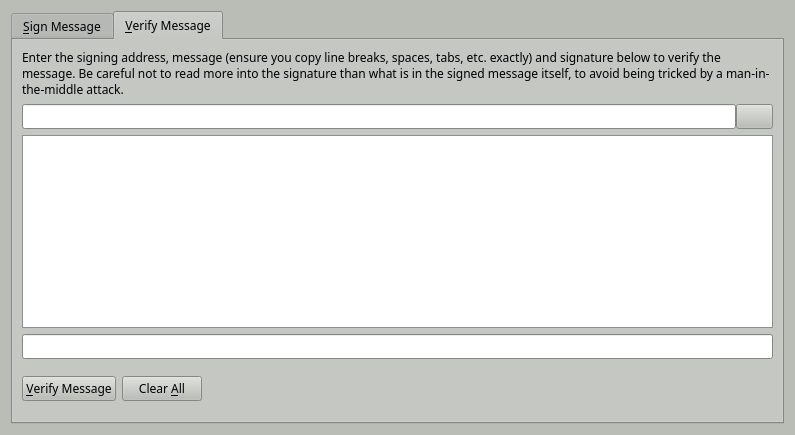
<?xml version="1.0" encoding="UTF-8"?>
<ui version="4.0">
 <class>SignVerifyMessageDialog</class>
 <widget class="QDialog" name="SignVerifyMessageDialog">
  <property name="geometry">
   <rect>
    <x>0</x>
    <y>0</y>
    <width>795</width>
    <height>435</height>
   </rect>
  </property>
  <property name="palette">
   <palette>
    <active>
     <colorrole role="WindowText">
      <brush brushstyle="SolidPattern">
       <color alpha="255">
        <red>0</red>
        <green>0</green>
        <blue>0</blue>
       </color>
      </brush>
     </colorrole>
     <colorrole role="Button">
      <brush brushstyle="SolidPattern">
       <color alpha="255">
        <red>186</red>
        <green>189</green>
        <blue>182</blue>
       </color>
      </brush>
     </colorrole>
     <colorrole role="Light">
      <brush brushstyle="SolidPattern">
       <color alpha="255">
        <red>255</red>
        <green>255</green>
        <blue>255</blue>
       </color>
      </brush>
     </colorrole>
     <colorrole role="Midlight">
      <brush brushstyle="SolidPattern">
       <color alpha="255">
        <red>220</red>
        <green>222</green>
        <blue>218</blue>
       </color>
      </brush>
     </colorrole>
     <colorrole role="Dark">
      <brush brushstyle="SolidPattern">
       <color alpha="255">
        <red>93</red>
        <green>94</green>
        <blue>91</blue>
       </color>
      </brush>
     </colorrole>
     <colorrole role="Mid">
      <brush brushstyle="SolidPattern">
       <color alpha="255">
        <red>124</red>
        <green>126</green>
        <blue>121</blue>
       </color>
      </brush>
     </colorrole>
     <colorrole role="Text">
      <brush brushstyle="SolidPattern">
       <color alpha="255">
        <red>0</red>
        <green>0</green>
        <blue>0</blue>
       </color>
      </brush>
     </colorrole>
     <colorrole role="BrightText">
      <brush brushstyle="SolidPattern">
       <color alpha="255">
        <red>255</red>
        <green>255</green>
        <blue>255</blue>
       </color>
      </brush>
     </colorrole>
     <colorrole role="ButtonText">
      <brush brushstyle="SolidPattern">
       <color alpha="255">
        <red>0</red>
        <green>0</green>
        <blue>0</blue>
       </color>
      </brush>
     </colorrole>
     <colorrole role="Base">
      <brush brushstyle="SolidPattern">
       <color alpha="255">
        <red>255</red>
        <green>255</green>
        <blue>255</blue>
       </color>
      </brush>
     </colorrole>
     <colorrole role="Window">
      <brush brushstyle="SolidPattern">
       <color alpha="255">
        <red>186</red>
        <green>189</green>
        <blue>182</blue>
       </color>
      </brush>
     </colorrole>
     <colorrole role="Shadow">
      <brush brushstyle="SolidPattern">
       <color alpha="255">
        <red>0</red>
        <green>0</green>
        <blue>0</blue>
       </color>
      </brush>
     </colorrole>
     <colorrole role="AlternateBase">
      <brush brushstyle="SolidPattern">
       <color alpha="255">
        <red>220</red>
        <green>222</green>
        <blue>218</blue>
       </color>
      </brush>
     </colorrole>
     <colorrole role="ToolTipBase">
      <brush brushstyle="SolidPattern">
       <color alpha="255">
        <red>255</red>
        <green>255</green>
        <blue>220</blue>
       </color>
      </brush>
     </colorrole>
     <colorrole role="ToolTipText">
      <brush brushstyle="SolidPattern">
       <color alpha="255">
        <red>0</red>
        <green>0</green>
        <blue>0</blue>
       </color>
      </brush>
     </colorrole>
    </active>
    <inactive>
     <colorrole role="WindowText">
      <brush brushstyle="SolidPattern">
       <color alpha="255">
        <red>0</red>
        <green>0</green>
        <blue>0</blue>
       </color>
      </brush>
     </colorrole>
     <colorrole role="Button">
      <brush brushstyle="SolidPattern">
       <color alpha="255">
        <red>186</red>
        <green>189</green>
        <blue>182</blue>
       </color>
      </brush>
     </colorrole>
     <colorrole role="Light">
      <brush brushstyle="SolidPattern">
       <color alpha="255">
        <red>255</red>
        <green>255</green>
        <blue>255</blue>
       </color>
      </brush>
     </colorrole>
     <colorrole role="Midlight">
      <brush brushstyle="SolidPattern">
       <color alpha="255">
        <red>220</red>
        <green>222</green>
        <blue>218</blue>
       </color>
      </brush>
     </colorrole>
     <colorrole role="Dark">
      <brush brushstyle="SolidPattern">
       <color alpha="255">
        <red>93</red>
        <green>94</green>
        <blue>91</blue>
       </color>
      </brush>
     </colorrole>
     <colorrole role="Mid">
      <brush brushstyle="SolidPattern">
       <color alpha="255">
        <red>124</red>
        <green>126</green>
        <blue>121</blue>
       </color>
      </brush>
     </colorrole>
     <colorrole role="Text">
      <brush brushstyle="SolidPattern">
       <color alpha="255">
        <red>0</red>
        <green>0</green>
        <blue>0</blue>
       </color>
      </brush>
     </colorrole>
     <colorrole role="BrightText">
      <brush brushstyle="SolidPattern">
       <color alpha="255">
        <red>255</red>
        <green>255</green>
        <blue>255</blue>
       </color>
      </brush>
     </colorrole>
     <colorrole role="ButtonText">
      <brush brushstyle="SolidPattern">
       <color alpha="255">
        <red>0</red>
        <green>0</green>
        <blue>0</blue>
       </color>
      </brush>
     </colorrole>
     <colorrole role="Base">
      <brush brushstyle="SolidPattern">
       <color alpha="255">
        <red>255</red>
        <green>255</green>
        <blue>255</blue>
       </color>
      </brush>
     </colorrole>
     <colorrole role="Window">
      <brush brushstyle="SolidPattern">
       <color alpha="255">
        <red>186</red>
        <green>189</green>
        <blue>182</blue>
       </color>
      </brush>
     </colorrole>
     <colorrole role="Shadow">
      <brush brushstyle="SolidPattern">
       <color alpha="255">
        <red>0</red>
        <green>0</green>
        <blue>0</blue>
       </color>
      </brush>
     </colorrole>
     <colorrole role="AlternateBase">
      <brush brushstyle="SolidPattern">
       <color alpha="255">
        <red>220</red>
        <green>222</green>
        <blue>218</blue>
       </color>
      </brush>
     </colorrole>
     <colorrole role="ToolTipBase">
      <brush brushstyle="SolidPattern">
       <color alpha="255">
        <red>255</red>
        <green>255</green>
        <blue>220</blue>
       </color>
      </brush>
     </colorrole>
     <colorrole role="ToolTipText">
      <brush brushstyle="SolidPattern">
       <color alpha="255">
        <red>0</red>
        <green>0</green>
        <blue>0</blue>
       </color>
      </brush>
     </colorrole>
    </inactive>
    <disabled>
     <colorrole role="WindowText">
      <brush brushstyle="SolidPattern">
       <color alpha="255">
        <red>93</red>
        <green>94</green>
        <blue>91</blue>
       </color>
      </brush>
     </colorrole>
     <colorrole role="Button">
      <brush brushstyle="SolidPattern">
       <color alpha="255">
        <red>186</red>
        <green>189</green>
        <blue>182</blue>
       </color>
      </brush>
     </colorrole>
     <colorrole role="Light">
      <brush brushstyle="SolidPattern">
       <color alpha="255">
        <red>255</red>
        <green>255</green>
        <blue>255</blue>
       </color>
      </brush>
     </colorrole>
     <colorrole role="Midlight">
      <brush brushstyle="SolidPattern">
       <color alpha="255">
        <red>220</red>
        <green>222</green>
        <blue>218</blue>
       </color>
      </brush>
     </colorrole>
     <colorrole role="Dark">
      <brush brushstyle="SolidPattern">
       <color alpha="255">
        <red>93</red>
        <green>94</green>
        <blue>91</blue>
       </color>
      </brush>
     </colorrole>
     <colorrole role="Mid">
      <brush brushstyle="SolidPattern">
       <color alpha="255">
        <red>124</red>
        <green>126</green>
        <blue>121</blue>
       </color>
      </brush>
     </colorrole>
     <colorrole role="Text">
      <brush brushstyle="SolidPattern">
       <color alpha="255">
        <red>93</red>
        <green>94</green>
        <blue>91</blue>
       </color>
      </brush>
     </colorrole>
     <colorrole role="BrightText">
      <brush brushstyle="SolidPattern">
       <color alpha="255">
        <red>255</red>
        <green>255</green>
        <blue>255</blue>
       </color>
      </brush>
     </colorrole>
     <colorrole role="ButtonText">
      <brush brushstyle="SolidPattern">
       <color alpha="255">
        <red>93</red>
        <green>94</green>
        <blue>91</blue>
       </color>
      </brush>
     </colorrole>
     <colorrole role="Base">
      <brush brushstyle="SolidPattern">
       <color alpha="255">
        <red>186</red>
        <green>189</green>
        <blue>182</blue>
       </color>
      </brush>
     </colorrole>
     <colorrole role="Window">
      <brush brushstyle="SolidPattern">
       <color alpha="255">
        <red>186</red>
        <green>189</green>
        <blue>182</blue>
       </color>
      </brush>
     </colorrole>
     <colorrole role="Shadow">
      <brush brushstyle="SolidPattern">
       <color alpha="255">
        <red>0</red>
        <green>0</green>
        <blue>0</blue>
       </color>
      </brush>
     </colorrole>
     <colorrole role="AlternateBase">
      <brush brushstyle="SolidPattern">
       <color alpha="255">
        <red>186</red>
        <green>189</green>
        <blue>182</blue>
       </color>
      </brush>
     </colorrole>
     <colorrole role="ToolTipBase">
      <brush brushstyle="SolidPattern">
       <color alpha="255">
        <red>255</red>
        <green>255</green>
        <blue>220</blue>
       </color>
      </brush>
     </colorrole>
     <colorrole role="ToolTipText">
      <brush brushstyle="SolidPattern">
       <color alpha="255">
        <red>0</red>
        <green>0</green>
        <blue>0</blue>
       </color>
      </brush>
     </colorrole>
    </disabled>
   </palette>
  </property>
  <property name="font">
   <font>
    <family>Sawasdee</family>
   </font>
  </property>
  <property name="windowTitle">
   <string>Signatures - Sign / Verify a Message</string>
  </property>
  <property name="modal">
   <bool>true</bool>
  </property>
  <layout class="QVBoxLayout" name="verticalLayout">
   <item>
    <widget class="QTabWidget" name="tabWidget">
     <property name="currentIndex">
      <number>1</number>
     </property>
     <widget class="QWidget" name="tabSignMessage">
      <attribute name="title">
       <string>&amp;Sign Message</string>
      </attribute>
      <layout class="QVBoxLayout" name="verticalLayout_SM">
       <item>
        <widget class="QLabel" name="infoLabel_SM">
         <property name="text">
          <string>You can sign messages with your addresses to prove you own them. Be careful not to sign anything vague, as phishing attacks may try to trick you into signing your identity over to them. Only sign fully-detailed statements you agree to.</string>
         </property>
         <property name="textFormat">
          <enum>Qt::PlainText</enum>
         </property>
         <property name="wordWrap">
          <bool>true</bool>
         </property>
        </widget>
       </item>
       <item>
        <layout class="QHBoxLayout" name="horizontalLayout_1_SM">
         <property name="spacing">
          <number>0</number>
         </property>
         <item>
          <widget class="QValidatedLineEdit" name="addressIn_SM">
           <property name="toolTip">
            <string>The address to sign the message with (e.g. B8gZqgY4r2RoEdqYk3QsAqFckyf9pRHN6i)</string>
           </property>
           <property name="maxLength">
            <number>34</number>
           </property>
          </widget>
         </item>
         <item>
          <widget class="QPushButton" name="addressBookButton_SM">
           <property name="toolTip">
            <string>Choose an address from the address book</string>
           </property>
           <property name="text">
            <string/>
           </property>
           <property name="icon">
            <iconset resource="../sphinxcoin.qrc">
             <normaloff>:/icons/address-book</normaloff>:/icons/address-book</iconset>
           </property>
           <property name="shortcut">
            <string>Alt+A</string>
           </property>
           <property name="autoDefault">
            <bool>false</bool>
           </property>
          </widget>
         </item>
         <item>
          <widget class="QPushButton" name="pasteButton_SM">
           <property name="toolTip">
            <string>Paste address from clipboard</string>
           </property>
           <property name="text">
            <string/>
           </property>
           <property name="icon">
            <iconset resource="../sphinxcoin.qrc">
             <normaloff>:/icons/editpaste</normaloff>:/icons/editpaste</iconset>
           </property>
           <property name="shortcut">
            <string>Alt+P</string>
           </property>
           <property name="autoDefault">
            <bool>false</bool>
           </property>
          </widget>
         </item>
        </layout>
       </item>
       <item>
        <widget class="QPlainTextEdit" name="messageIn_SM">
         <property name="toolTip">
          <string>Enter the message you want to sign here</string>
         </property>
        </widget>
       </item>
       <item>
        <layout class="QHBoxLayout" name="horizontalLayout_2_SM">
         <property name="spacing">
          <number>0</number>
         </property>
         <item>
          <widget class="QLineEdit" name="signatureOut_SM">
           <property name="font">
            <font>
             <italic>true</italic>
            </font>
           </property>
           <property name="readOnly">
            <bool>true</bool>
           </property>
          </widget>
         </item>
         <item>
          <widget class="QPushButton" name="copySignatureButton_SM">
           <property name="toolTip">
            <string>Copy the current signature to the system clipboard</string>
           </property>
           <property name="text">
            <string/>
           </property>
           <property name="icon">
            <iconset resource="../sphinxcoin.qrc">
             <normaloff>:/icons/editcopy</normaloff>:/icons/editcopy</iconset>
           </property>
           <property name="autoDefault">
            <bool>false</bool>
           </property>
          </widget>
         </item>
        </layout>
       </item>
       <item>
        <layout class="QHBoxLayout" name="horizontalLayout_3_SM">
         <item>
          <widget class="QPushButton" name="signMessageButton_SM">
           <property name="toolTip">
            <string>Sign the message to prove you own this Sphinxcoin address</string>
           </property>
           <property name="text">
            <string>&amp;Sign Message</string>
           </property>
           <property name="icon">
            <iconset resource="../sphinxcoin.qrc">
             <normaloff>:/icons/edit</normaloff>:/icons/edit</iconset>
           </property>
           <property name="autoDefault">
            <bool>false</bool>
           </property>
          </widget>
         </item>
         <item>
          <widget class="QPushButton" name="clearButton_SM">
           <property name="toolTip">
            <string>Reset all sign message fields</string>
           </property>
           <property name="text">
            <string>Clear &amp;All</string>
           </property>
           <property name="icon">
            <iconset resource="../sphinxcoin.qrc">
             <normaloff>:/icons/remove</normaloff>:/icons/remove</iconset>
           </property>
           <property name="autoDefault">
            <bool>false</bool>
           </property>
          </widget>
         </item>
         <item>
          <spacer name="horizontalSpacer_1_SM">
           <property name="orientation">
            <enum>Qt::Horizontal</enum>
           </property>
           <property name="sizeHint" stdset="0">
            <size>
             <width>40</width>
             <height>48</height>
            </size>
           </property>
          </spacer>
         </item>
         <item>
          <widget class="QLabel" name="statusLabel_SM">
           <property name="font">
            <font>
             <weight>75</weight>
             <bold>true</bold>
            </font>
           </property>
           <property name="text">
            <string/>
           </property>
           <property name="wordWrap">
            <bool>true</bool>
           </property>
          </widget>
         </item>
         <item>
          <spacer name="horizontalSpacer_2_SM">
           <property name="orientation">
            <enum>Qt::Horizontal</enum>
           </property>
           <property name="sizeHint" stdset="0">
            <size>
             <width>40</width>
             <height>48</height>
            </size>
           </property>
          </spacer>
         </item>
        </layout>
       </item>
      </layout>
     </widget>
     <widget class="QWidget" name="tabVerifyMessage">
      <attribute name="title">
       <string>&amp;Verify Message</string>
      </attribute>
      <layout class="QVBoxLayout" name="verticalLayout_VM">
       <item>
        <widget class="QLabel" name="infoLabel_VM">
         <property name="text">
          <string>Enter the signing address, message (ensure you copy line breaks, spaces, tabs, etc. exactly) and signature below to verify the message. Be careful not to read more into the signature than what is in the signed message itself, to avoid being tricked by a man-in-the-middle attack.</string>
         </property>
         <property name="textFormat">
          <enum>Qt::PlainText</enum>
         </property>
         <property name="alignment">
          <set>Qt::AlignLeading|Qt::AlignLeft|Qt::AlignTop</set>
         </property>
         <property name="wordWrap">
          <bool>true</bool>
         </property>
        </widget>
       </item>
       <item>
        <layout class="QHBoxLayout" name="horizontalLayout_1_VM">
         <property name="spacing">
          <number>0</number>
         </property>
         <item>
          <widget class="QValidatedLineEdit" name="addressIn_VM">
           <property name="toolTip">
            <string>The address the message was signed with (e.g. B8gZqgY4r2RoEdqYk3QsAqFckyf9pRHN6i)</string>
           </property>
           <property name="maxLength">
            <number>34</number>
           </property>
          </widget>
         </item>
         <item>
          <widget class="QPushButton" name="addressBookButton_VM">
           <property name="toolTip">
            <string>Choose an address from the address book</string>
           </property>
           <property name="text">
            <string/>
           </property>
           <property name="icon">
            <iconset resource="../sphinxcoin.qrc">
             <normaloff>:/icons/address-book</normaloff>:/icons/address-book</iconset>
           </property>
           <property name="shortcut">
            <string>Alt+A</string>
           </property>
           <property name="autoDefault">
            <bool>false</bool>
           </property>
          </widget>
         </item>
        </layout>
       </item>
       <item>
        <widget class="QPlainTextEdit" name="messageIn_VM"/>
       </item>
       <item>
        <widget class="QValidatedLineEdit" name="signatureIn_VM"/>
       </item>
       <item>
        <layout class="QHBoxLayout" name="horizontalLayout_2_VM">
         <item>
          <widget class="QPushButton" name="verifyMessageButton_VM">
           <property name="toolTip">
            <string>Verify the message to ensure it was signed with the specified Sphinxcoin address</string>
           </property>
           <property name="text">
            <string>&amp;Verify Message</string>
           </property>
           <property name="icon">
            <iconset resource="../sphinxcoin.qrc">
             <normaloff>:/icons/transaction_0</normaloff>:/icons/transaction_0</iconset>
           </property>
           <property name="autoDefault">
            <bool>false</bool>
           </property>
          </widget>
         </item>
         <item>
          <widget class="QPushButton" name="clearButton_VM">
           <property name="toolTip">
            <string>Reset all verify message fields</string>
           </property>
           <property name="text">
            <string>Clear &amp;All</string>
           </property>
           <property name="icon">
            <iconset resource="../sphinxcoin.qrc">
             <normaloff>:/icons/remove</normaloff>:/icons/remove</iconset>
           </property>
           <property name="autoDefault">
            <bool>false</bool>
           </property>
          </widget>
         </item>
         <item>
          <spacer name="horizontalSpacer_1_VM">
           <property name="orientation">
            <enum>Qt::Horizontal</enum>
           </property>
           <property name="sizeHint" stdset="0">
            <size>
             <width>40</width>
             <height>48</height>
            </size>
           </property>
          </spacer>
         </item>
         <item>
          <widget class="QLabel" name="statusLabel_VM">
           <property name="font">
            <font>
             <weight>75</weight>
             <bold>true</bold>
            </font>
           </property>
           <property name="text">
            <string/>
           </property>
           <property name="wordWrap">
            <bool>true</bool>
           </property>
          </widget>
         </item>
         <item>
          <spacer name="horizontalSpacer_2_VM">
           <property name="orientation">
            <enum>Qt::Horizontal</enum>
           </property>
           <property name="sizeHint" stdset="0">
            <size>
             <width>40</width>
             <height>48</height>
            </size>
           </property>
          </spacer>
         </item>
        </layout>
       </item>
      </layout>
     </widget>
    </widget>
   </item>
  </layout>
 </widget>
 <customwidgets>
  <customwidget>
   <class>QValidatedLineEdit</class>
   <extends>QLineEdit</extends>
   <header>qvalidatedlineedit.h</header>
  </customwidget>
 </customwidgets>
 <resources>
  <include location="../sphinxcoin.qrc"/>
 </resources>
 <connections/>
</ui>
